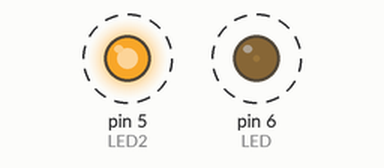
Bench run of a sketch on a simulated Arduino Uno, built with avr-gcc and run on an emulated ATmega328P. Parts: output pins drawn as LEDs (lit = HIGH). Dashed ring = blinking.

Above: at 0.05 s.
Timing chart, 0 to 3.0 s (numbered marks = the images above):
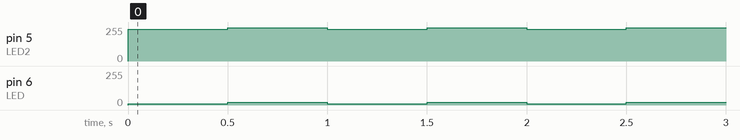

The sketch:

sestka.ino
```cpp
const int LED = 6;
const int LED2 = 5;

void setup() {
  pinMode(LED, OUTPUT);
  pinMode(LED2, OUTPUT);
}

void loop() {
  analogWrite(LED, 10);
  analogWrite(LED2, 240);
  delay(500);
  analogWrite(LED, 20);
  analogWrite(LED2, 250);
  delay(500);
}
```

Measured:
- by itself, pin 5 (LED2): alternates 250/255 for 0.50 s and 240/255 for 0.50 s
- by itself, pin 6 (LED): alternates 20/255 for 0.50 s and 10/255 for 0.50 s
